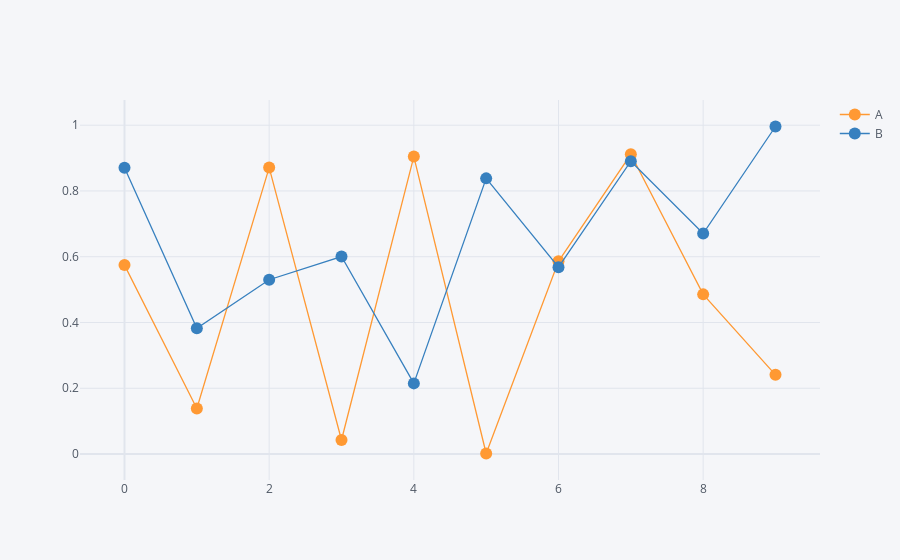

Notebook cell for this chart:
### Markdown cell above
### 그래프 모양 변경하기

### Code cell
df.iplot(kind='scatter', mode='lines+markers')

### Figure 1 — Plotly figure (JSON) as saved in the notebook; plotly's stock layout.template omitted (floating-point values rounded to 4 significant figures)
{"data": [{"line": {"color": "rgba(255, 153, 51, 1.0)", "dash": "solid", "shape": "linear", "width": 1.3}, "marker": {"size": 12, "symbol": "circle"}, "mode": "lines+markers", "name": "A", "text": "", "type": "scatter", "x": [0, 1, 2, 3, 4, 5, 6, 7, 8, 9], "y": [0.5745, 0.1385, 0.871, 0.04272, 0.9045, 0.001663, 0.5862, 0.9114, 0.4855, 0.2409]}, {"line": {"color": "rgba(55, 128, 191, 1.0)", "dash": "solid", "shape": "linear", "width": 1.3}, "marker": {"size": 12, "symbol": "circle"}, "mode": "lines+markers", "name": "B", "text": "", "type": "scatter", "x": [0, 1, 2, 3, 4, 5, 6, 7, 8, 9], "y": [0.8704, 0.3826, 0.53, 0.6007, 0.2149, 0.8383, 0.5683, 0.8903, 0.6705, 0.996]}], "layout": {"legend": {"bgcolor": "#F5F6F9", "font": {"color": "#4D5663"}}, "paper_bgcolor": "#F5F6F9", "plot_bgcolor": "#F5F6F9", "title": {"font": {"color": "#4D5663"}}, "xaxis": {"gridcolor": "#E1E5ED", "showgrid": true, "tickfont": {"color": "#4D5663"}, "title": {"font": {"color": "#4D5663"}, "text": ""}, "zerolinecolor": "#E1E5ED"}, "yaxis": {"gridcolor": "#E1E5ED", "showgrid": true, "tickfont": {"color": "#4D5663"}, "title": {"font": {"color": "#4D5663"}, "text": ""}, "zerolinecolor": "#E1E5ED"}}}
